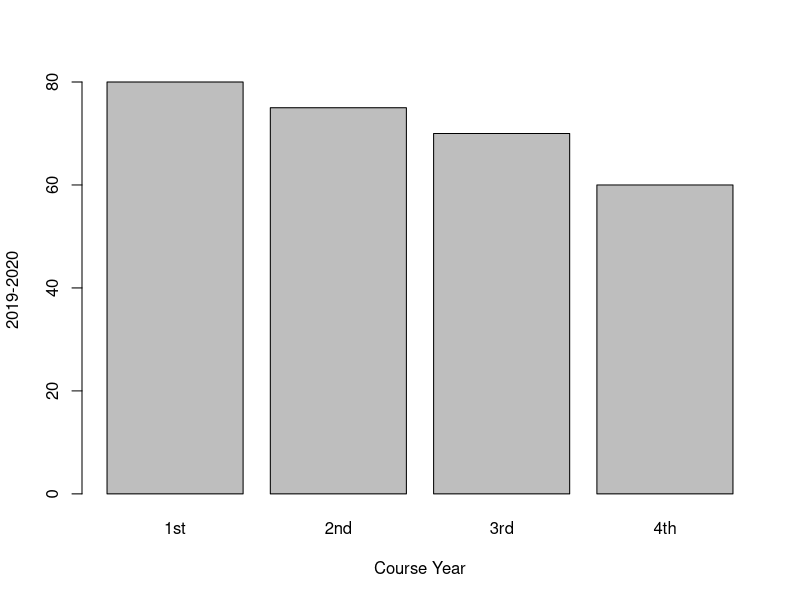
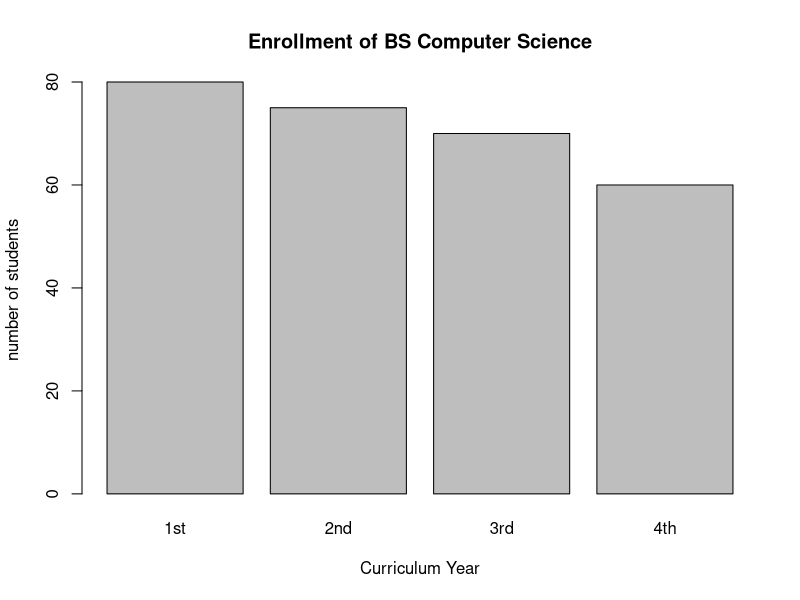
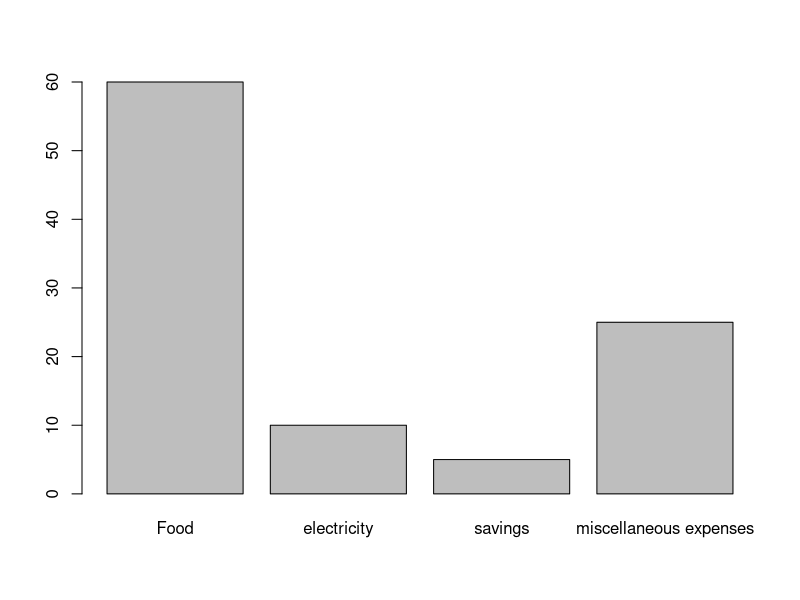
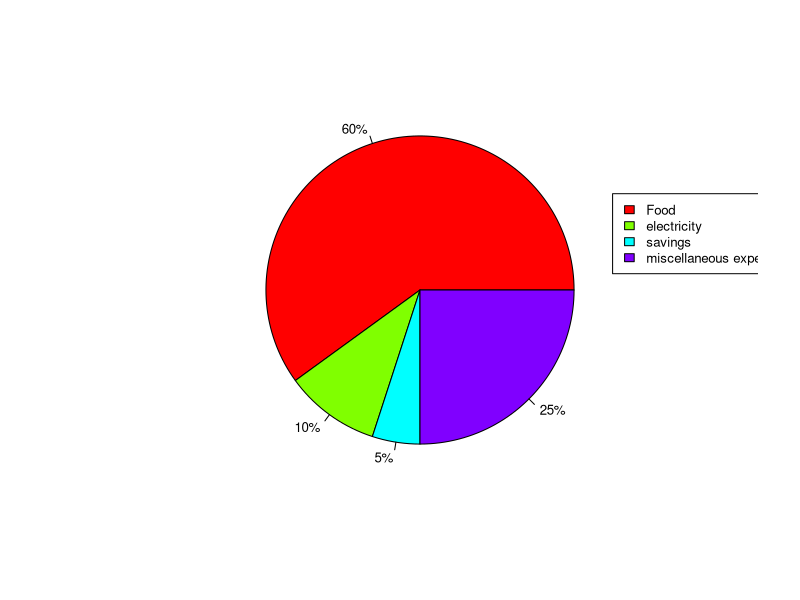
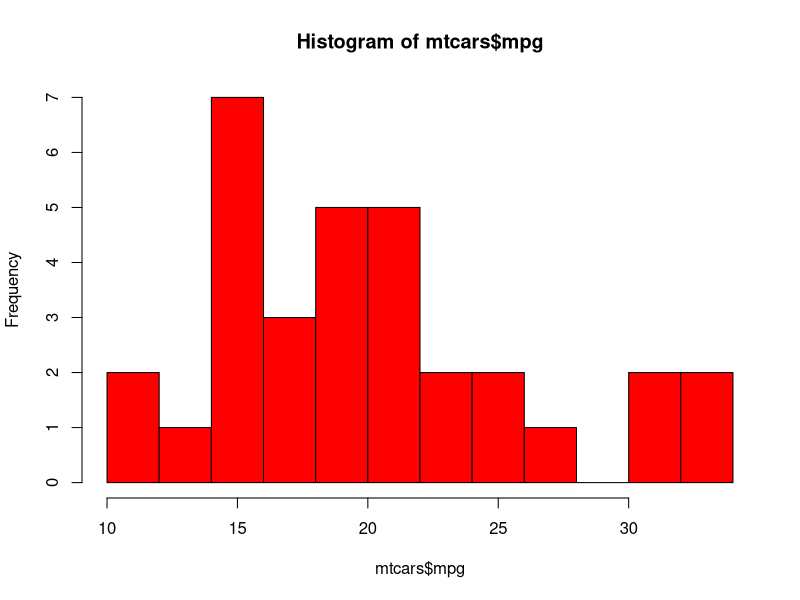
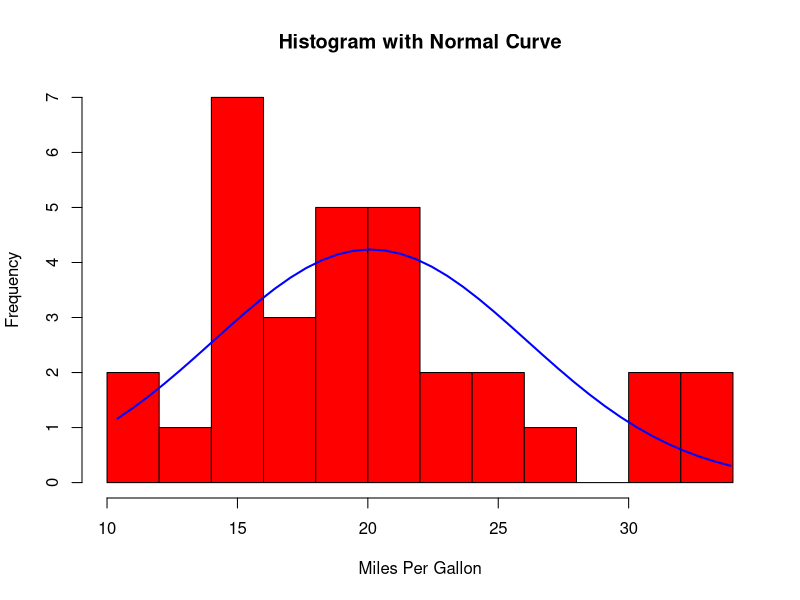
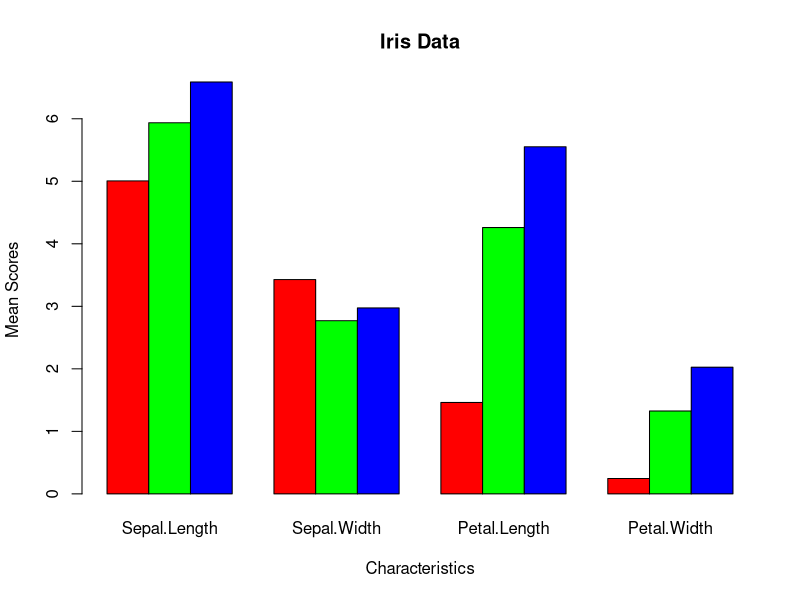

These charts were generated, in order, by the following R code:
#Mamon, Jasmin Mae G. 
#BSIT 2-A

#  1. The table shows the enrollment of BS in Computer Science, SY 2010-2011.
#Course Year 2019 - 2020
#1st 80
#2nd 75
#3rd 70
#4th 60


  #a. Plot the data using a bar graph. Write the codes and copy the result.


one <- c("1st", "2nd","3rd","4th")
two <- c(80,75,70,60)
barplot((two), 
        ylab = "2019-2020",
        xlab = "Course Year",
        names.arg = c("1st", "2nd","3rd","4th"))


#  b. Using the same table, label the barchart with


#  Title = ??? Enrollment of BS Computer Science
#horizontal axis = ???Curriculum Year??? and
#vertical axis = ???number of students???


one <- c("1st", "2nd","3rd","4th")
two <- c(80,75,70,60)
barplot((two), 
        main = "Enrollment of BS Computer Science",
        ylab = "number of students",
        xlab = "Curriculum Year",
        names.arg = c("1st", "2nd","3rd","4th"))


#  2. The monthly income of De Jesus family was spent on the following: 60% on Food, 10% on electricity, 5% for savings, and 25% for other miscellaneous expenses.


#  a. Create a table for the above scenario.
#Write the codes and its result.


de <- c(60,10,5,25)
barplot(de,names.arg = c("Food", "electricity", "savings","miscellaneous expenses"))



 # b. Plot the data using a pie chart. Add labels, colors and legend.
#Write the codes and its result.


de <- c(60,10,5,25)
de_jesus <- round(de/sum(de) * 100, 1)
de_jesus <- paste(de_jesus, "%", sep = "")
pie(de,col = rainbow(length(de)), labels = de_jesus, cex = 0.8)

legend(1.0,0.5, c("Food", "electricity", "savings","miscellaneous expenses"),
       cex = 0.8, fill = rainbow((length(de_jesus))))



#  3. Open the mtcars dataset.
#a. Create a simple histogram specifically for mpg (miles per gallon) variable.


cars <- data(mtcars)
cars 



#  Use $ to select the mpg only. Write the codes and its result.

#  b. Colored histogram with different number of bins.

#  hist(mtcars$mpg, breaks=12, col="red")

#  Note: breaks= controls the number of bins


mtcarsDF <- c(mtcars$mpg)
hist(mtcars$mpg, breaks=12, col = "red")



#  c. Add a Normal Curve

x <- mtcars$mpg
h<-hist(x, breaks=10, col="red", xlab="Miles Per Gallon",
        main="Histogram with Normal Curve")
xfit<-seq(min(x),max(x),length=40)
yfit<-dnorm(xfit,mean=mean(x),sd=sd(x))
yfit <- yfit*diff(h$mids[1:2])*length(x)
lines(xfit, yfit, col="blue", lwd=2)


  #Copy the result


#  4. Open the iris dataset. Create a subset for each species.
#a. Write the codes and its result.


data("iris")

h <- subset(iris, Species == "setosa")
h

i <- subset(iris, Species == "virginica")
i

j <- subset(iris, Species == "versicolor")
j



#b. Get the mean for every characteristics of each species using colMeans().
#Write the codes and its result.
#Example: setosa <- colMeans(setosa[sapply(setosaDF,is.numeric)])


setosa <- colMeans(h[sapply(iris,is.numeric)])
setosa

virginica <- colMeans(i[sapply(iris,is.numeric)])
virginica

versicolor <- colMeans(j[sapply(iris,is.numeric)])
versicolor



  #c. Combine all species by using rbind()
#The table should be look like this:
  

table1 <- rbind(setosa,versicolor,virginica)
table1



 # d. From the data in 4-c: Create the barplot().
#Write the codes and its result.
#The barplot should be like this.

barplot(table1, beside = TRUE,
        col = c("red", "green","blue"),
        ylab = "Mean Scores",
        xlab = "Characteristics",
        main = "Iris Data")

